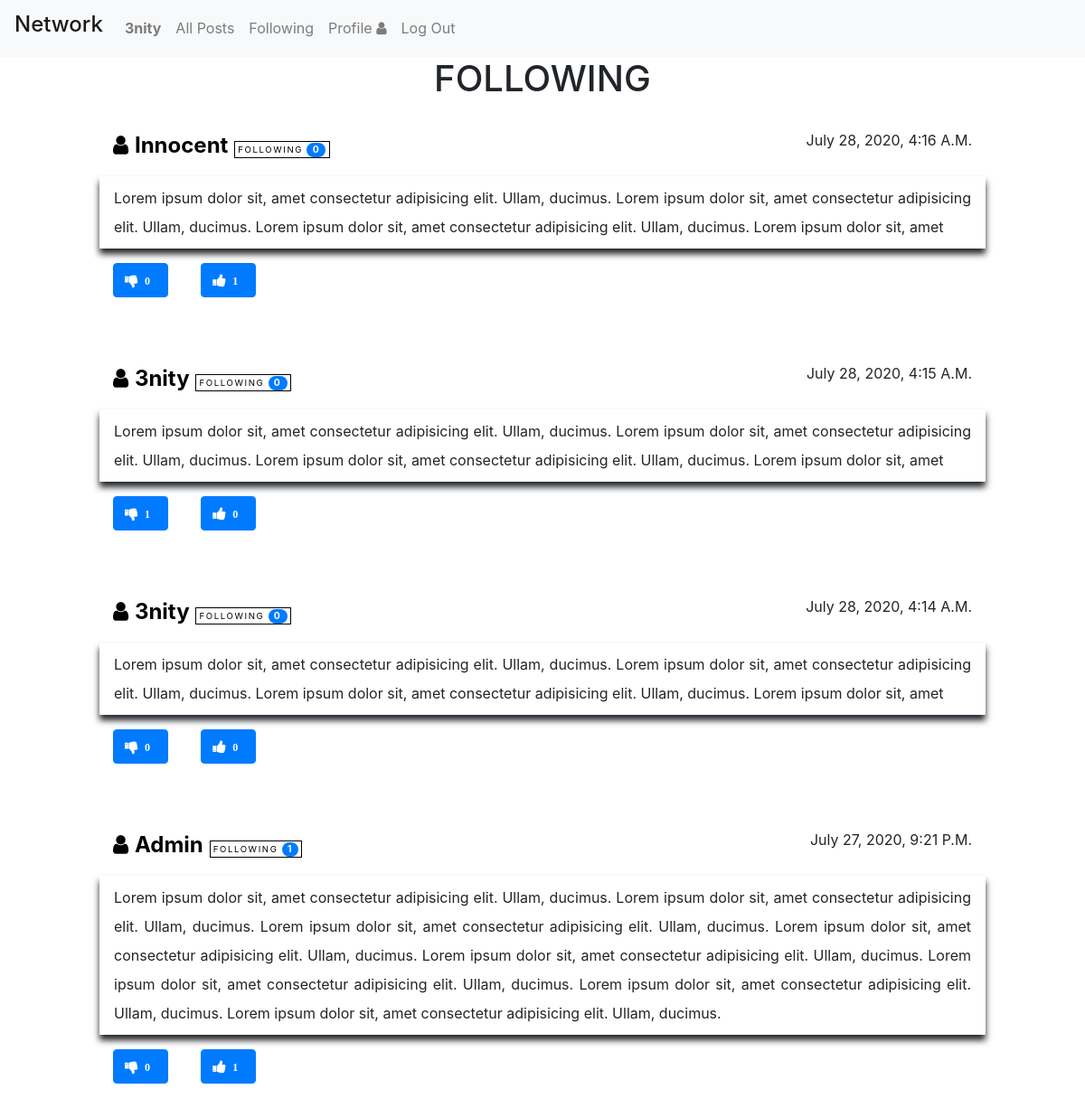
Page /following (signed in) on the earlier database version.
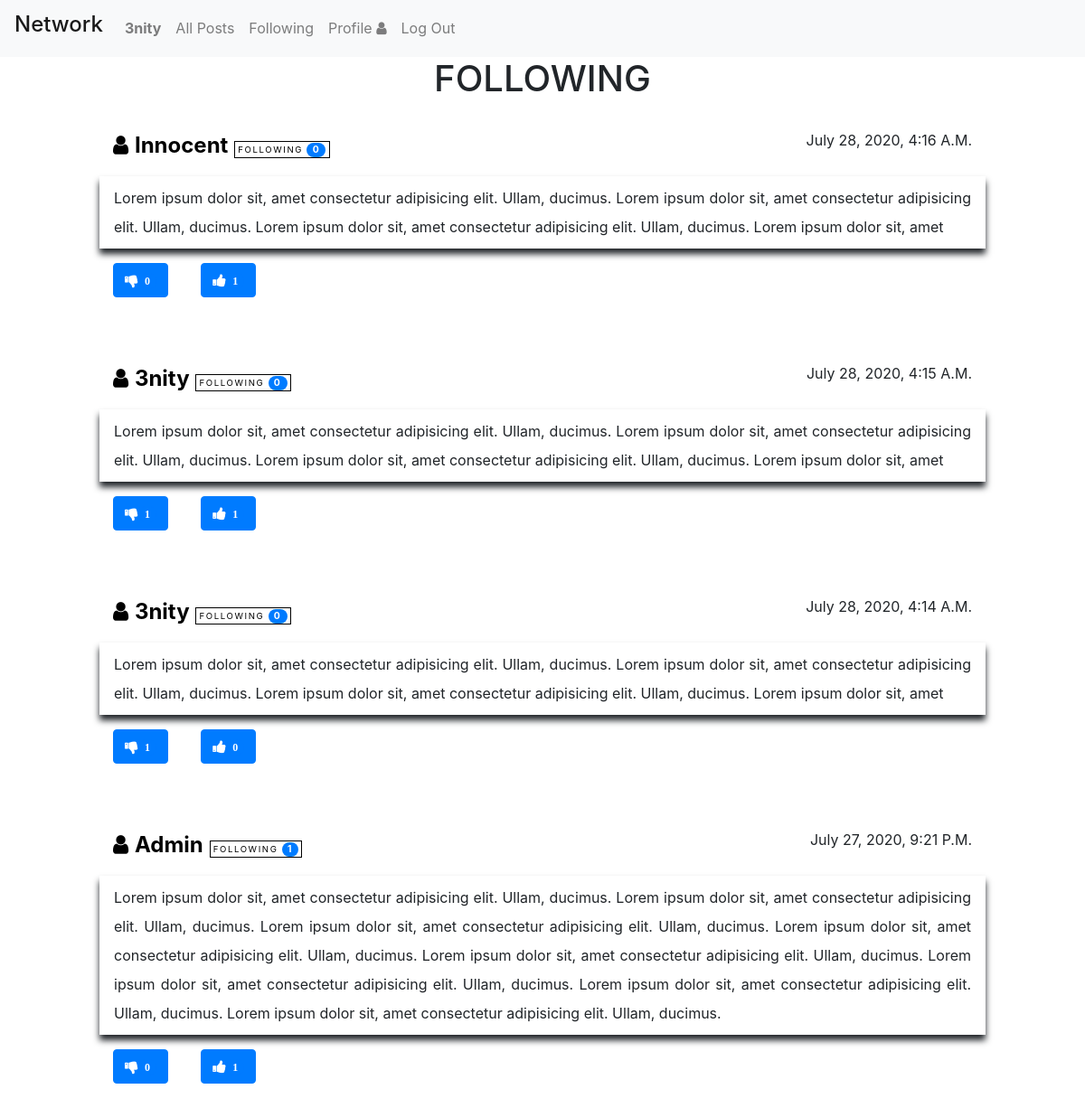
Same page on the later database version.
### network/models.py (models this page shows, shortened)
class Post(models.Model):
    user = models.ForeignKey("User", on_delete=models.CASCADE, related_name="post_author")
    body = models.TextField(blank=True)
    timestamp = models.DateTimeField(auto_now_add=True)
    totalLikes = models.IntegerField()
    totalDislikes = models.IntegerField()
    totalFollower = models.IntegerField()
    totalComment = models.IntegerField()

class User(AbstractUser):
    pass

### network/views.py (the view)
# urls.py: path("following", views.following, name="following")
def following(request):
    if request.user.is_authenticated:
        posts = Post.objects.filter().order_by('-pk')
        context = {'posts': posts}
        return render(request, "network/following.html", context)
    return HttpResponseRedirect(reverse("login"))

### network/templates/network/following.html (shortened to what this page needs)
{% extends "network/layout.html" %}
{% block body %}
<div class="container">
  <center>
    <h1>FOLLOWING</h1>
  </center>
  <br>
  <div class="container all-post-container">
    {% for post in posts %}
    <div class="row single-post">
      <a href="/profile/{{ post.user }}" style="color:black; text-decoration:none;" class="col-md-6">
        <span class="post-author">
          <i class="fa fa-user"></i>
          <span><b style="text-transform: capitalize; cursor: pointer;">{{ post.user }}</b></span>
        </span>
        <small class="follow-btn"><span>FOLLOWING</span>
          <span class="badge badge-pill badge-primary">{{ post.totalFollower }}</span>
        </small>
      </a>
      <div class="col-md-6 timestamp" style="text-transform: capitalize;">
        {{ post.timestamp }}
      </div>
      <br>
      <div class="col-12 post-body">
        {{ post.body }}
      </div>
      {% if user.is_authenticated %}
      <div class="col-9" id="{{ post.id }}">
        <div class="btn btn-primary vote-down" onclick="dislike('{{ post.id }}')">
          <i class="fa fa-thumbs-down"><span class="badge badge-pill badge-primary">{{ post.totalDislikes }}</span></i>
        </div>
        <div class="btn btn-primary vote-up" onclick="like('{{ post.id }}')">
          <i class="fa fa-thumbs-up"><span class="badge badge-pill badge-primary">{{ post.totalLikes }}</span></i>
        </div>
      </div>
      {% endif %}
    </div>
    <br>
    {% empty %}
    <div class="row">
      <center><h2>No Post Yet!</h2></center>
    </div>
    {% endfor %}
  </div>
  <br>
  <br>
  <br>
  <br>
</div>
{% endblock %}

Differences in the rows shown:
changed Post "July 28, 2020, 4:15 A.m.": totalLikes "0" → "1"
changed Post "July 28, 2020, 4:14 A.m.": totalDislikes "0" → "1"
